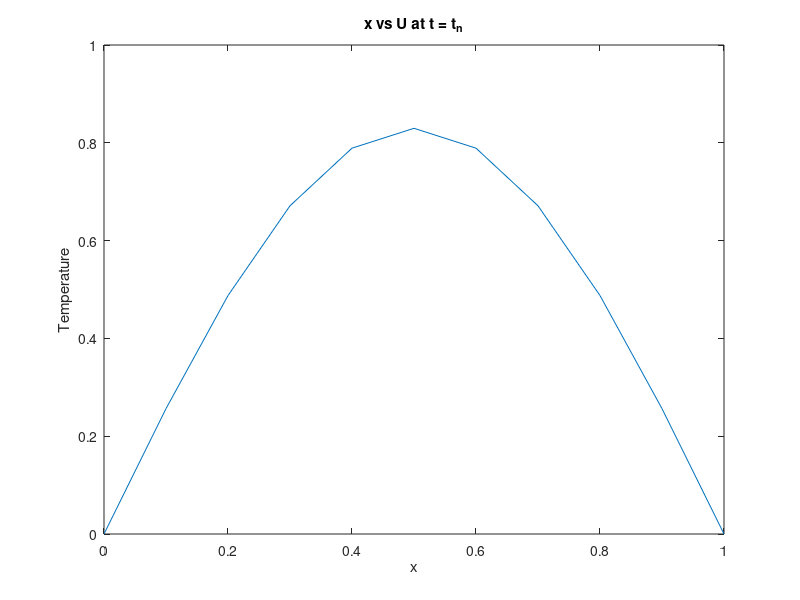
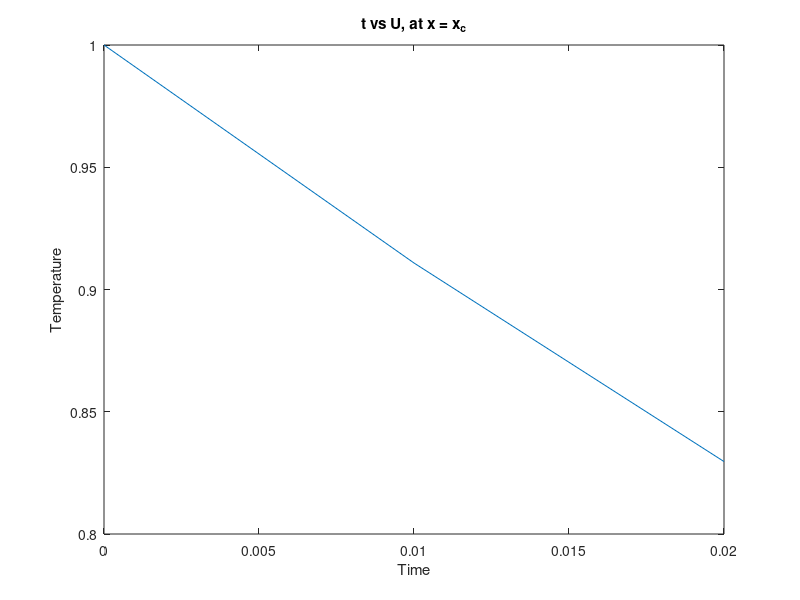

These figures' MATLAB source, in order:
% Test problem: 
% 1-D heat equation for a 1m rod: du/dt = alpha * d^2u/dx^2
% 0 < x < 1, h(dx) = 0.2, 0 < t < 0.02, k(dt) = 0.01
tic
L = 1-0; % length of rod
T = 0.02-0; % total time
alpha = 1; % diffusivity constant 
dx = 0.1; % spatial step
dt = 0.01; % time step 
d = (alpha*dt)/(dx^2); % convergence constant

N = round(L/dx +1); % spatial nodes
M = round(T/dt +1); % time nodes
x = zeros(N,1);
t = zeros(M,1);

for i = 1:N 
    x(i) = 0 + (i-1)*dx; 
end 
for n = 1:M 
    t(n) = 0 + (n-1)*dt; 
end

U = zeros(M, N); % initializing given boundary and initial conditions
U(:,1) = 0; 
U(:,N) = 0; 
U(1,2:N-1) = sin(pi*x(2:N-1));

A = zeros(N-2, N-2); 
B = zeros(N-2, 1);
A(1,1) = -(1+2*d); 
A(1,2) = d; 
A(N-2,N-3) = d; 
A(N-2,N-2) = -(1+2*d);

for i = 2:N-3
    A(i,i-1) = d; 
    A(i,i) = -(1+2*d); 
    A(i,i+1) = d; 
end 

for n = 1:M-1
    B(1) = -(U(n,2)+U(n+1,1));
    B(N-2) = -(U(n,N-1)+U(n+1,N));
    for i = 2:N-3
        B(i) = -U(n,i+1); 
    end 
    W = A\B;
    U(n+1,2:N-1) = W; 
end
U 

figure(1)
plot(x,U(M,:))
title('x vs U at t = t_n')
xlabel('x')
ylabel('Temperature')
figure(2)
plot(t,U(:,round(N/2)))
title('t vs U, at x = x_c')
xlabel('Time')
ylabel('Temperature')
toc
